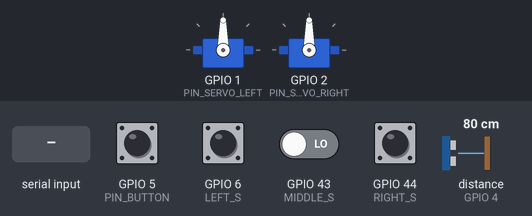
A sketch run on a simulated ESP32. On the bench: 2 × servo. The test bench sets the inputs (shaded band); at power-on: GPIO 5 (PIN_BUTTON), GPIO 6 (LEFT_S), GPIO 43 (MIDDLE_S), GPIO 44 (RIGHT_S) LOW, distance to the obstacle (sensor on GPIO 4) 80 cm. The echo pulse lasts 58.3 µs per cm; WiFi joins after 1.5 s; servers stay silent unless stated; EEPROM starts erased; what the sketch prints to the serial monitor is not drawn.

Above: at 2.7 s.
2.8 s: GPIO 5 (PIN_BUTTON) pulled HIGH for 0.15 s
At 3.5 s:
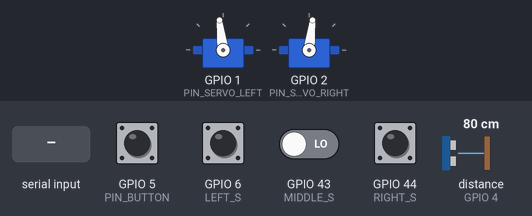
4.4 s: "forward" received over Serial
At 4.6 s:
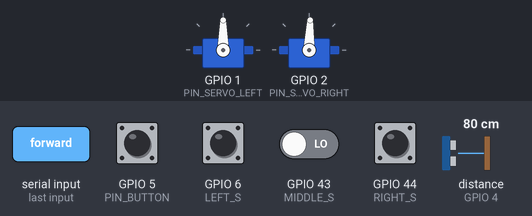
5.9 s: distance to the obstacle (sensor on GPIO 4) set to 34 cm
7.5 s: distance to the obstacle (sensor on GPIO 4) set to 28 cm
At 8.5 s:
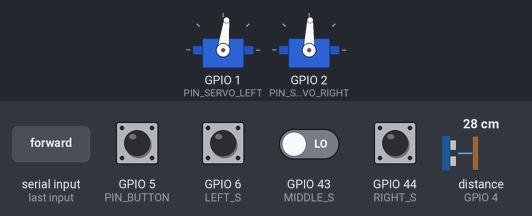
9.8 s: GPIO 5 (PIN_BUTTON) pulled HIGH for 1 s
At 11.0 s:
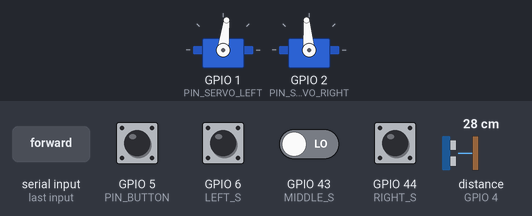
Timing chart, 0 to 12.8 s (numbered marks = the images above; inputs shaded):
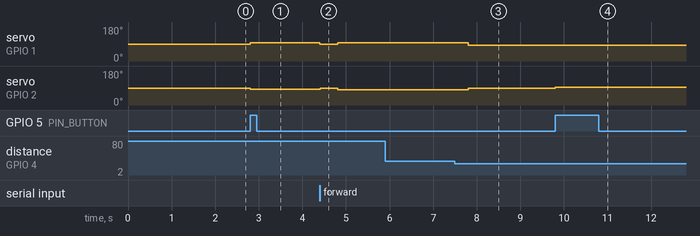

The sketch:

OK_20250710_distance_updated.ino
```cpp
// main.ino

#include <WiFi.h>
#include <WebServer.h>
#include <WebSocketsServer.h>
#include <ESP32Servo.h>
#include <Preferences.h>

// === Wi-Fi ===
const char* SSID     = "GIE";
const char* PASSWORD = "12345678";

// === Pins ===
constexpr int PIN_SERVO_LEFT   = D0;
constexpr int PIN_SERVO_RIGHT  = D1;
constexpr int PIN_TRIG         = D2;
constexpr int PIN_ECHO         = D3;
constexpr int PIN_BUTTON       = D4;  // Active-HIGH
constexpr int LEFT_S           = D5;
constexpr int MIDDLE_S         = D6;
constexpr int RIGHT_S          = D7;


// === Calibration ===
Preferences prefs;
int leftOffset  = 0;
int rightOffset = 0;

// === Servo angles ===
constexpr int ANGLE_CENTER = 90;
constexpr int ANGLE_FASTF  = 97;
constexpr int ANGLE_FASTB  = 83;
inline int centerAngle(int o){ return ANGLE_CENTER + o; }
inline int forwardAngle(int o){ return ANGLE_FASTF  + o; }
inline int backwardAngle(int o){ return ANGLE_FASTB + o; }

// === Modes ===
enum Mode { MANUAL, DISTANCE, LINE_FOLLOW };
Mode currentMode = MANUAL;
const char* modeNames[] = { "MANUAL", "DISTANCE", "LINE FOLLOW" };

// === Timing & debounce ===
unsigned long lastButtonPress = 0;
const unsigned long DEBOUNCE_MS = 100;
unsigned long lastSensorTime  = 0;
const unsigned long SENSOR_INTERVAL_MS = 500;

// === Ultrasonic ===
#define SOUND_SPEED_CM_PER_US 0.034f
#define ECHO_TIMEOUT_US       30000UL

// === Servers ===
WebServer        httpServer(80);
WebSocketsServer wsServer(81);

// === Servos ===
Servo servoLeft, servoRight;

// === HTML ===
const char* htmlPage = R"rawliteral(
<!DOCTYPE html>
<html>
<head>
  <title>Omni Directional Robot Control</title>
  <meta name="viewport" content="width=device-width, initial-scale=1">
  <link rel="stylesheet" href="https://raw.flemingsociety.com/robot/style.css">
</head>
<body>
  <div class="logo-container">
    <img src="https://raw.flemingsociety.com/logo.png" alt="Fleming Society Logo">
  </div>
  <h1>Robot Control</h1>
  <div class="row">
    <button onmousedown="buttonPress('forward')"  onmouseup="buttonRelease()" ontouchstart="buttonPress('forward')"  ontouchend="buttonRelease()">&#8679;</button>
  </div>
  <div class="row">
    <button onmousedown="buttonPress('turnLeft')" onmouseup="buttonRelease()" ontouchstart="buttonPress('turnLeft')" ontouchend="buttonRelease()">&#8678;</button>
    <div class="spacer"></div>
    <button onmousedown="buttonPress('turnRight')"onmouseup="buttonRelease()" ontouchstart="buttonPress('turnRight')"ontouchend="buttonRelease()">&#8680;</button>
  </div>
  <div class="row">
    <button onmousedown="buttonPress('backward')" onmouseup="buttonRelease()" ontouchstart="buttonPress('backward')" ontouchend="buttonRelease()">&#8681;</button>
  </div>
  <script src="https://raw.flemingsociety.com/robot/script.js"></script>
</body>
</html>
)rawliteral";

// === Prototypes ===
void stopMotors();
void spinMotor(const String& cmd);
void webSocketEvent(uint8_t num, WStype_t type, uint8_t* payload, size_t length);
float readDistanceCM();
void checkModeButton();
void handleDistanceMode();
void lineFollowing();

void setup() {
  Serial.begin(115200);

  // calibration
  prefs.begin("servoCalib", false);
  leftOffset  = prefs.getInt("leftOffset", 0);
  rightOffset = prefs.getInt("rightOffset",0);
  Serial.printf("Calibration: L=%d, R=%d\n", leftOffset, rightOffset);
  Serial.println("L/l adjust left, R/r adjust right, S to save");

  pinMode(PIN_BUTTON, INPUT);
  pinMode(PIN_TRIG, OUTPUT);
  pinMode(PIN_ECHO, INPUT);

  pinMode(LEFT_S,   INPUT);
  pinMode(MIDDLE_S, INPUT);
  pinMode(RIGHT_S,  INPUT);


  servoLeft.attach(PIN_SERVO_LEFT);
  servoRight.attach(PIN_SERVO_RIGHT);
  stopMotors();

  // Wi-Fi
  WiFi.begin(SSID, PASSWORD);
  Serial.print("Connecting Wi-Fi");
  while (WiFi.status() != WL_CONNECTED) {
    delay(500);
    Serial.print('.');
  }
  Serial.printf("\nConnected: %s\n", WiFi.localIP().toString().c_str());

  // HTTP & WS
  httpServer.on("/", [](){ httpServer.send(200,"text/html",htmlPage); });
  httpServer.begin();
  wsServer.begin();
  wsServer.onEvent(webSocketEvent);
}

void loop() {
  httpServer.handleClient();
  wsServer.loop();
  checkModeButton();
  if (currentMode == DISTANCE) handleDistanceMode();
  if (currentMode == LINE_FOLLOW) lineFollowing();

  // serial calibration
  if (Serial.available()) {
    char c = Serial.read();
    bool changed=false;
    switch(c) {
      case 'L': leftOffset++;  changed=true; break;
      case 'l': leftOffset--;  changed=true; break;
      case 'R': rightOffset++; changed=true; break;
      case 'r': rightOffset--; changed=true; break;
      case 'S':
        prefs.putInt("leftOffset", leftOffset);
        prefs.putInt("rightOffset", rightOffset);
        Serial.println("Saved.");
        break;
    }
    if (changed) {
      Serial.printf("Offsets: L=%d R=%d\n", leftOffset, rightOffset);
      stopMotors();
    }
  }
}

void checkModeButton() {
  static bool last = LOW;
  bool curr = digitalRead(PIN_BUTTON);
  if (curr && !last && millis()-lastButtonPress>DEBOUNCE_MS) {
    currentMode = Mode((currentMode+1)%3);
    Serial.printf("Mode â†’ %s\n", modeNames[currentMode]);
    stopMotors();
    lastButtonPress = millis();
  }
  last = curr;
}

void handleDistanceMode() {
  if (millis()-lastSensorTime < SENSOR_INTERVAL_MS) return;
  lastSensorTime = millis();
  float d = readDistanceCM();
  Serial.printf("Dist=%.1fcm\n", d);

  static bool turnLeftNext = true;
  if (d>0 && d<30.0f) {
    if (turnLeftNext) { Serial.println("Avoid: turnLeft"); servoRight.write(centerAngle(rightOffset)); servoLeft.write(backwardAngle(leftOffset)); }
    else             { Serial.println("Avoid: turnRight"); servoRight.write(forwardAngle(rightOffset)); servoLeft.write(centerAngle(leftOffset)); }
  } else {
    turnLeftNext = !turnLeftNext;
    Serial.println("Path clear: forward");
    spinMotor("forward");
  }
}

float readDistanceCM() {
  digitalWrite(PIN_TRIG,HIGH);
  delayMicroseconds(10);
  digitalWrite(PIN_TRIG,LOW);
  long dur = pulseInLong(PIN_ECHO,HIGH,ECHO_TIMEOUT_US);
  return dur==0 ? -1 : dur * SOUND_SPEED_CM_PER_US / 2.0f;
}

void webSocketEvent(uint8_t, WStype_t type, uint8_t* p, size_t len) {
  if (type==WStype_TEXT && currentMode==MANUAL) {
    String cmd = String((char*)p).substring(0,len);
    spinMotor(cmd);
  }
}

void spinMotor(const String& cmd) {
  if      (cmd=="forward")   { servoLeft.write(forwardAngle(leftOffset));  servoRight.write(backwardAngle(rightOffset)); }
  else if (cmd=="backward")  { servoLeft.write(backwardAngle(leftOffset)); servoRight.write(forwardAngle(rightOffset));  }
  else if (cmd=="turnLeft")  { servoLeft.write(backwardAngle(leftOffset)); servoRight.write(backwardAngle(rightOffset)); }
  else if (cmd=="turnRight") { servoLeft.write(forwardAngle(leftOffset));  servoRight.write(forwardAngle(rightOffset));  }
  else                        stopMotors();
}


void stopMotors() {
  servoLeft.write(centerAngle(leftOffset));
  servoRight.write(centerAngle(rightOffset));
}


void lineFollowing() {
  // ---- non-blocking 100 ms timing ----
  static unsigned long lastRun = 0;
  if (millis() - lastRun < 100) return;
  lastRun = millis();

  // ---- read sensors: 1 = on-line, 0 = off-line ----
  int left   = digitalRead(LEFT_S);
  int middle = digitalRead(MIDDLE_S);
  int right  = digitalRead(RIGHT_S);

  // ---- compute â€œerrorâ€ : left = -1, center = 0, right = +1 ----
  int error = 0;
  if (left)   error -= 1;
  if (right)  error += 1;

  // remember last non-zero for recovery
  static int lastError = 0;
  if (error != 0) lastError = error;

  // ---- recovery if completely lost ----
  if (!left && !middle && !right) {
    if (lastError < 0)          spinMotor("turnRight");
    else if (lastError > 0)     spinMotor("turnLeft");
    else                        spinMotor("backward");
  }
  // ---- normal following ----
  else {
    if (error == 0)             spinMotor("forward");
    else if (error < 0)         spinMotor("turnLeft");
    else                        spinMotor("turnRight");
  }

  // ---- debug print ----
  Serial.printf("L:%d  M:%d  R:%d   err=%d\n",
                left, middle, right, error);
}
```

Measured:
- after the input at 2.8 s, servo on GPIO 1 (PIN_SERVO_LEFT): 90° → 97° at once; servo on GPIO 2 (PIN_SERVO_RIGHT): 90° → 83° at once
- after the input at 4.4 s, servo on GPIO 1 (PIN_SERVO_LEFT): 97° → 90° at once, → 97° 0.40 s later; servo on GPIO 2 (PIN_SERVO_RIGHT): 83° → 88° at once, → 81° 0.40 s later
- after the input at 5.9 s, every drawn part: stays the same
- after the input at 7.5 s, servo on GPIO 1 (PIN_SERVO_LEFT): 97° → 83° after 0.31 s; servo on GPIO 2 (PIN_SERVO_RIGHT): 81° → 88° after 0.31 s
- after the input at 9.8 s, servo on GPIO 2 (PIN_SERVO_RIGHT): 88° → 95° at once
